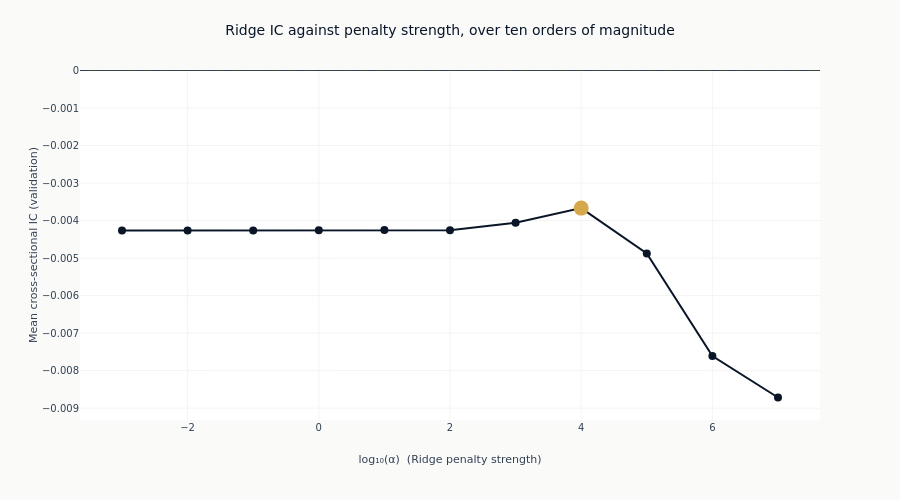

Here is the notebook cell this chart was saved with:
### Markdown cell above
### What shrinkage does on its own

The bar chart mixes three estimators. Tracing IC across the Ridge penalty alone isolates the
effect of shrinkage, with the estimator, the features and the folds all held fixed and only
`alpha` moving. The alpha is read from each configuration's declared parameters rather than
parsed out of its name, so the curve plots what was fitted.

### Code cell
ridge = (
    catalog.filter(pl.col("model_class") == "Ridge")
    .with_columns(
        alpha=pl.col("params").str.extract(r"alpha=([0-9.eE+-]+)").cast(pl.Float64),
    )
    .drop_nulls("alpha")
    .sort("alpha")
)
if ridge.height:
    log_alpha = np.log10(ridge.get_column("alpha").to_numpy())
    ridge_ic = ridge.get_column("ic_mean").to_numpy()
    peak = int(np.argmax(ridge_ic))

    fig_alpha = go.Figure(
        go.Scatter(
            x=log_alpha,
            y=ridge_ic,
            mode="lines+markers",
            line=dict(color=COLORS["blue"], width=2),
            marker=dict(size=8, color=COLORS["blue"]),
        )
    )
    fig_alpha.add_trace(
        go.Scatter(
            x=[log_alpha[peak]],
            y=[ridge_ic[peak]],
            mode="markers",
            marker=dict(size=15, color=COLORS["amber"]),
            showlegend=False,
        )
    )
    fig_alpha.add_hline(y=0, line_width=1, line_dash="dash", line_color=COLORS["neutral"])
    fig_alpha.update_layout(
        title="Ridge IC against penalty strength, over ten orders of magnitude",
        height=500,
        width=900,
        showlegend=False,
        margin=dict(t=70),
    )
    fig_alpha.update_xaxes(title_text="log₁₀(α)  (Ridge penalty strength)", zeroline=False)
    fig_alpha.update_yaxes(title_text="Mean cross-sectional IC (validation)")
    show_plotly_with_alt(
        fig_alpha,
        "Line chart of mean validation information coefficient against the base-ten logarithm of the "
        "Ridge penalty, against a dashed zero line. The curve is flat and below zero across most of "
        f"the range, with its maximum at 1e{int(round(log_alpha[peak]))} marked in amber, and falls "
        "further at the strongest penalties.",
    )
else:
    print(
        f"{LABEL} declares no Ridge configurations, so there is no penalty sweep to trace. "
        f"Which estimators this section can show is decided by the menu at "
        f"config/training/{LABEL}.yaml."
    )

### Figure 1 — Plotly figure (JSON) as saved in the notebook; plotly's stock layout.template omitted (floating-point values rounded to 4 significant figures)
{"data": [{"line": {"color": "#0a1628", "width": 2}, "marker": {"color": "#0a1628", "size": 8}, "mode": "lines+markers", "type": "scatter", "x": [-3.0, -2.0, -1.0, 0.0, 1.0, 2.0, 3.0, 4.0, 5.0, 6.0, 7.0], "y": [-0.004262, -0.004262, -0.004261, -0.004259, -0.004252, -0.004259, -0.004057, -0.003666, -0.004878, -0.007609, -0.008715]}, {"marker": {"color": "#D4A84B", "size": 15}, "mode": "markers", "showlegend": false, "type": "scatter", "x": [4.0], "y": [-0.003666]}], "layout": {"height": 500, "margin": {"t": 70}, "shapes": [{"line": {"color": "#334155", "dash": "dash", "width": 1}, "type": "line", "x0": 0, "x1": 1, "xref": "x domain", "y0": 0, "y1": 0, "yref": "y"}], "showlegend": false, "title": {"text": "Ridge IC against penalty strength, over ten orders of magnitude"}, "width": 900, "xaxis": {"title": {"text": "log₁₀(α)  (Ridge penalty strength)"}, "zeroline": false}, "yaxis": {"title": {"text": "Mean cross-sectional IC (validation)"}}}}
